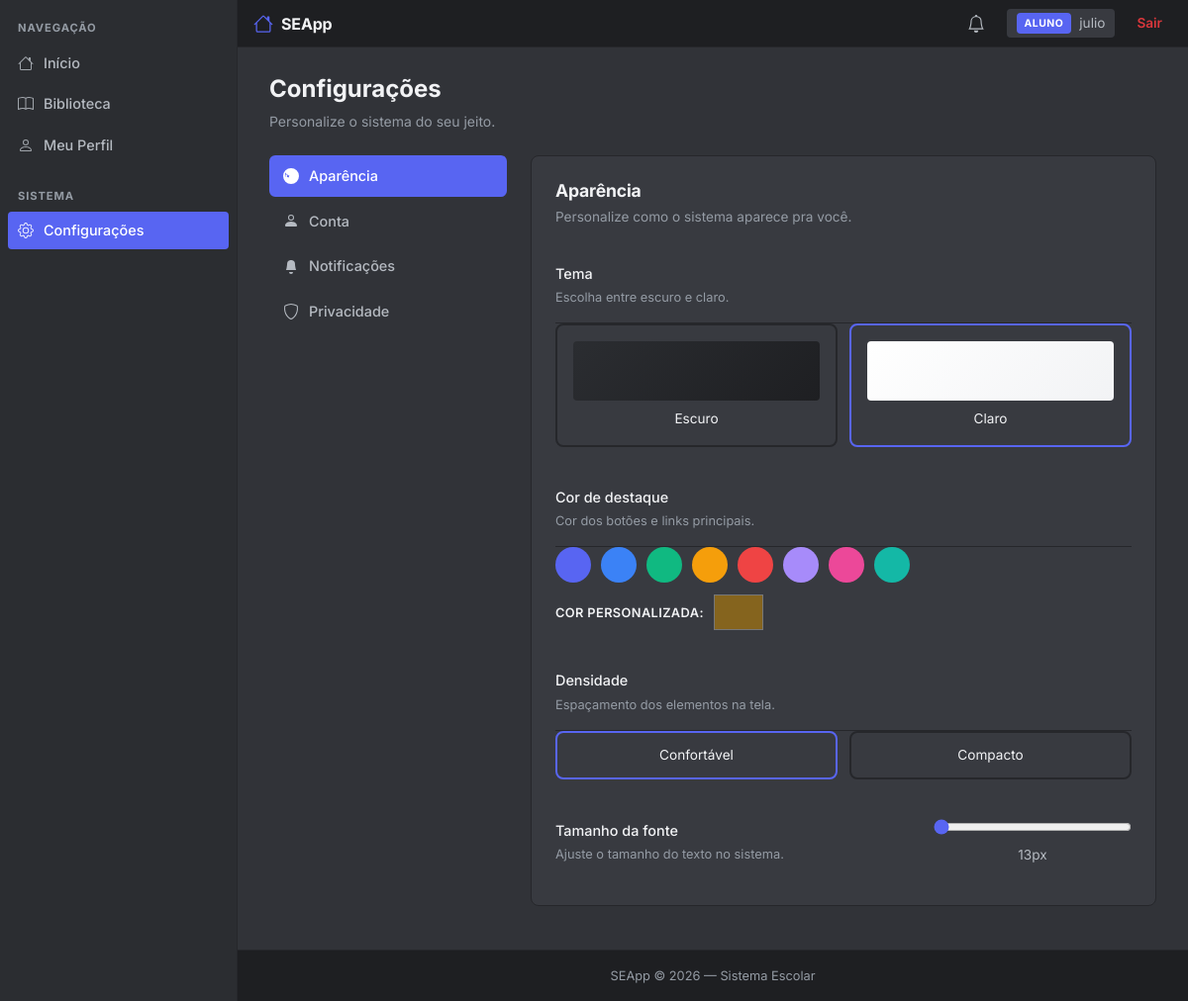
/configuracoes (signed in), run on an earlier commit of the app's database.
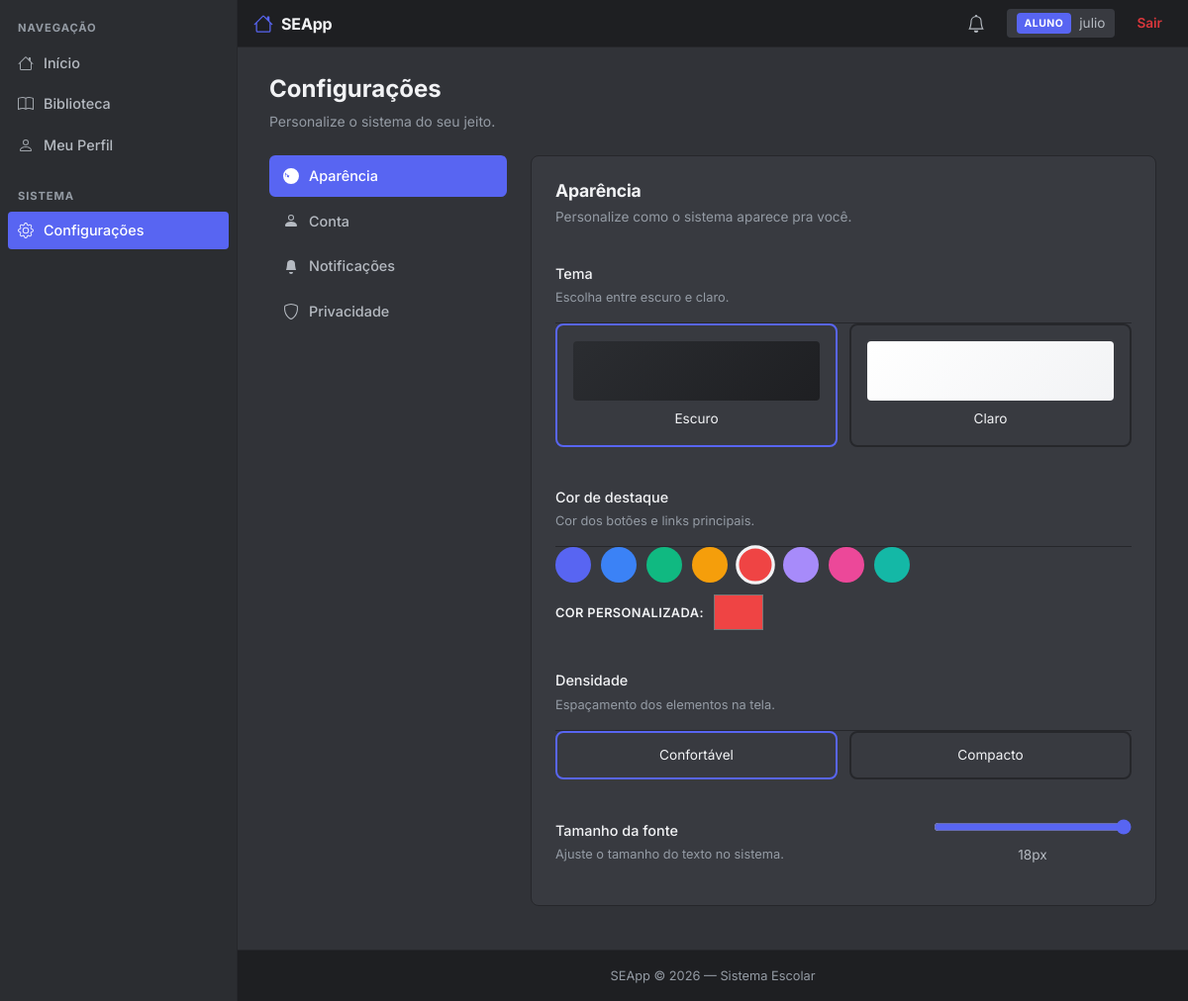
And on a later commit of the database.
### app/models/configuracao.py (models this page shows, shortened)
class Configuracao(db.Model):
    __tablename__ = 'configuracoes'
    id = db.Column(db.Integer, primary_key=True)
    usuario_id = db.Column(db.Integer, db.ForeignKey('usuarios.id'), unique=True, nullable=False)
    tema = db.Column(db.String(20), default='escuro')          # escuro, claro
    cor_destaque = db.Column(db.String(20), default='#5865F2') # HEX
    densidade = db.Column(db.String(20), default='confortavel')# compacto, confortavel
    sidebar_recolhida = db.Column(db.Boolean, default=False)
    fonte = db.Column(db.String(30), default='Inter')          # Inter, Roboto, System
    tamanho_fonte = db.Column(db.Integer, default=15)          # 13 a 18
    notif_emprestimo = db.Column(db.Boolean, default=True)
    notif_nota = db.Column(db.Boolean, default=True)
    notif_falta = db.Column(db.Boolean, default=True)
    perfil_publico = db.Column(db.Boolean, default=False)
    atualizado_em = db.Column(db.DateTime, default=datetime.utcnow, onupdate=datetime.utcnow)
    usuario = db.relationship('Usuario', backref='configuracao', uselist=False, lazy=True)

### app/routes/configuracoes.py (the view)
@configuracoes_bp.route("/configuracoes")
def index():
    if 'usuario_id' not in session:
        return redirect(url_for('auth.login'))
    usuario_id = session.get('usuario_id')
    usuario = Usuario.query.get(usuario_id)
    config = get_config(usuario_id)
    return render_template(
        "configuracoes/index.html",
        usuario=usuario,
        config=config
    )

### app/routes/configuracoes.py (called while the page is built)
def get_config(usuario_id):
    config = Configuracao.query.filter_by(usuario_id=usuario_id).first()
    if not config:
        config = Configuracao(usuario_id=usuario_id)
        db.session.add(config)
        db.session.commit()
    return config

### templates/configuracoes/index.html (shortened to what the changed rows need)
{% extends 'base.html' %}
{% block content %}
<link rel="stylesheet" href="{{ url_for('static', filename='css/configuracoes.css') }}">
<div class="config-layout">
    <div class="config-content">
        <div class="config-section active" id="section-aparencia">
            <div class="config-panel">
                <div class="color-palette" id="paletaCores" style="margin-bottom: 12px;">
                    <div class="color-option {% if config.cor_destaque == '#5865F2' %}selected{% endif %}" style="background: #5865F2;" data-cor="#5865F2"></div>
                    <div class="color-option {% if config.cor_destaque == '#3B82F6' %}selected{% endif %}" style="background: #3B82F6;" data-cor="#3B82F6"></div>
                    <div class="color-option {% if config.cor_destaque == '#10B981' %}selected{% endif %}" style="background: #10B981;" data-cor="#10B981"></div>
                    <div class="color-option {% if config.cor_destaque == '#F59E0B' %}selected{% endif %}" style="background: #F59E0B;" data-cor="#F59E0B"></div>
                    <div class="color-option {% if config.cor_destaque == '#EF4444' %}selected{% endif %}" style="background: #EF4444;" data-cor="#EF4444"></div>
                    <div class="color-option {% if config.cor_destaque == '#A78BFA' %}selected{% endif %}" style="background: #A78BFA;" data-cor="#A78BFA"></div>
                    <div class="color-option {% if config.cor_destaque == '#EC4899' %}selected{% endif %}" style="background: #EC4899;" data-cor="#EC4899"></div>
                    <div class="color-option {% if config.cor_destaque == '#14B8A6' %}selected{% endif %}" style="background: #14B8A6;" data-cor="#14B8A6"></div>
                </div>
                <div style="display: flex; gap: 10px; align-items: center;">
                    <label class="form-label" style="margin: 0;">Cor personalizada:</label>
                    <input type="color" id="corCustom" value="{{ config.cor_destaque }}" style="width: 50px; height: 36px; border: none; background: transparent; cursor: pointer;">
                </div>
                <div class="config-row">
                    <div style="width: 200px;">
                        <input type="range" id="tamanhoFonte" min="13" max="18" value="{{ config.tamanho_fonte }}">
                        <div style="text-align: center; font-size: 0.85rem; color: var(--text-2); margin-top: 4px;"><span id="valorFonte">{{ config.tamanho_fonte }}</span>px</div>
                    </div>
                </div>
            </div>
        </div>
    </div>
</div>
{% endblock %}

What changed in the data, as far as the page shows it:
changed Configuracao: tema "claro" → "escuro" (drawn); cor_destaque "#85641e" → "#ef4444"; tamanho_fonte "13" → "18"
